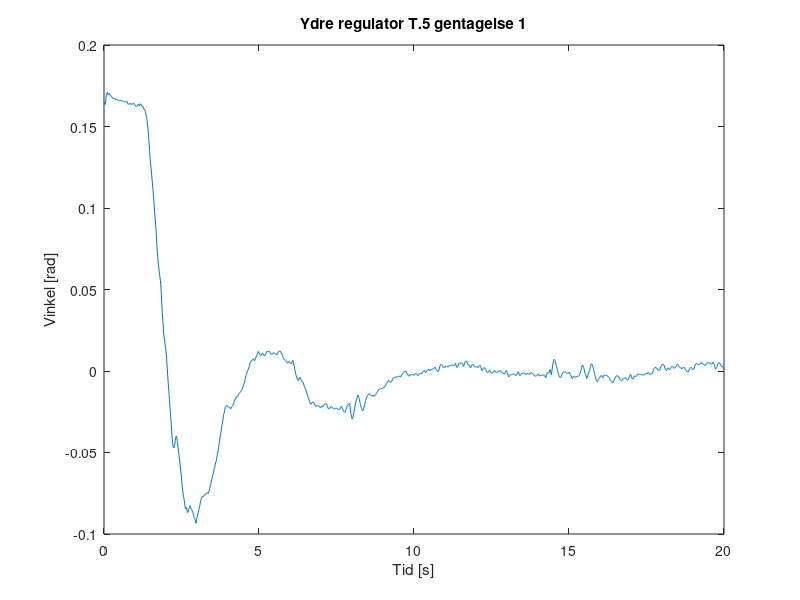

Source code (MATLAB): (Note: this script raises an error after producing the figure.)
clc
clear all
close all

load('dataYdre.mat');
load('StartpinYdre.mat');

realdata=[dataYdre];

n=2000;
for i = 1:n
    tid(i) = 0.01 * i;
end





data(:,1)=realdata(282:(282+1999));
data(:,2)=realdata(5190:(5190+1999));
data(:,3)=realdata(9436:(9436+1999));
data(:,4)=realdata(13054:(13054+1999));
data(:,5)=realdata(16045:(16045+1999));
data(:,6)=realdata(20929:(20929+1999));
data(:,7)=realdata(26543:(26543+1999));
data(:,8)=realdata(30981:(30981+1999));
data(:,9)=realdata(41391:(41391+1999));
data(:,10)=realdata(46259:(46259+1999));

for i = 1:10
    dataFilt(1,i) = data(1,i);
    dataFilt(2,i) = (data(1,i) + data(2,i))/2;
end

for i = 1:10
    for ii=1:1998
        dataFilt(ii+2,i)=(data(ii,i)+data(ii+1,i)+data(ii+2,i))/3;
    end
end


temp = zeros(10);

for i=1:10
    for ii=1001:2000
        temp(i) = temp(i) + dataFilt(ii,i);
    end
end


offset = temp/1000;

for i=1:10
    figure(i);
    plot(tid,dataFilt(:,i)-offset(i));
    a=sprintf('Ydre regulator T.5 gentagelse %d',i);
    title(a)
    ylabel("Vinkel [rad]");
    xlabel("Tid [s]");
    yline(0.0175);
    yline(-0.0175);
end



%plot(data);

